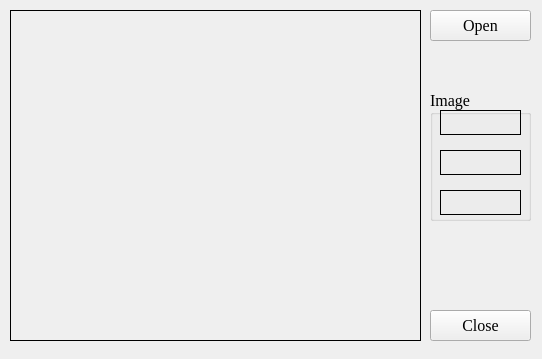
<?xml version="1.0" encoding="UTF-8"?>
<ui version="4.0">
 <class>VCOpenCV</class>
 <widget class="QMainWindow" name="VCOpenCV">
  <property name="geometry">
   <rect>
    <x>0</x>
    <y>0</y>
    <width>542</width>
    <height>359</height>
   </rect>
  </property>
  <property name="font">
   <font>
    <family>Times New Roman</family>
    <pointsize>12</pointsize>
   </font>
  </property>
  <property name="windowTitle">
   <string>VCOpenCV</string>
  </property>
  <widget class="QWidget" name="centralwidget">
   <widget class="QPushButton" name="btn_open_file">
    <property name="geometry">
     <rect>
      <x>430</x>
      <y>10</y>
      <width>101</width>
      <height>31</height>
     </rect>
    </property>
    <property name="text">
     <string>Open</string>
    </property>
   </widget>
   <widget class="QPushButton" name="btn_close">
    <property name="geometry">
     <rect>
      <x>430</x>
      <y>310</y>
      <width>101</width>
      <height>31</height>
     </rect>
    </property>
    <property name="text">
     <string>Close</string>
    </property>
   </widget>
   <widget class="QLabel" name="label">
    <property name="geometry">
     <rect>
      <x>10</x>
      <y>10</y>
      <width>411</width>
      <height>331</height>
     </rect>
    </property>
    <property name="frameShape">
     <enum>QFrame::Shape::Box</enum>
    </property>
    <property name="text">
     <string/>
    </property>
    <property name="alignment">
     <set>Qt::AlignmentFlag::AlignCenter</set>
    </property>
   </widget>
   <widget class="QGroupBox" name="groupBox">
    <property name="geometry">
     <rect>
      <x>430</x>
      <y>90</y>
      <width>101</width>
      <height>131</height>
     </rect>
    </property>
    <property name="title">
     <string>Image</string>
    </property>
    <widget class="QLabel" name="label_name">
     <property name="geometry">
      <rect>
       <x>10</x>
       <y>20</y>
       <width>81</width>
       <height>25</height>
      </rect>
     </property>
     <property name="frameShape">
      <enum>QFrame::Shape::Box</enum>
     </property>
     <property name="text">
      <string/>
     </property>
     <property name="alignment">
      <set>Qt::AlignmentFlag::AlignCenter</set>
     </property>
    </widget>
    <widget class="QLabel" name="label_high">
     <property name="geometry">
      <rect>
       <x>10</x>
       <y>60</y>
       <width>81</width>
       <height>25</height>
      </rect>
     </property>
     <property name="frameShape">
      <enum>QFrame::Shape::Box</enum>
     </property>
     <property name="text">
      <string/>
     </property>
     <property name="alignment">
      <set>Qt::AlignmentFlag::AlignCenter</set>
     </property>
    </widget>
    <widget class="QLabel" name="label_width">
     <property name="geometry">
      <rect>
       <x>10</x>
       <y>100</y>
       <width>81</width>
       <height>25</height>
      </rect>
     </property>
     <property name="frameShape">
      <enum>QFrame::Shape::Box</enum>
     </property>
     <property name="text">
      <string/>
     </property>
     <property name="alignment">
      <set>Qt::AlignmentFlag::AlignCenter</set>
     </property>
    </widget>
   </widget>
  </widget>
 </widget>
 <resources/>
 <connections/>
</ui>
